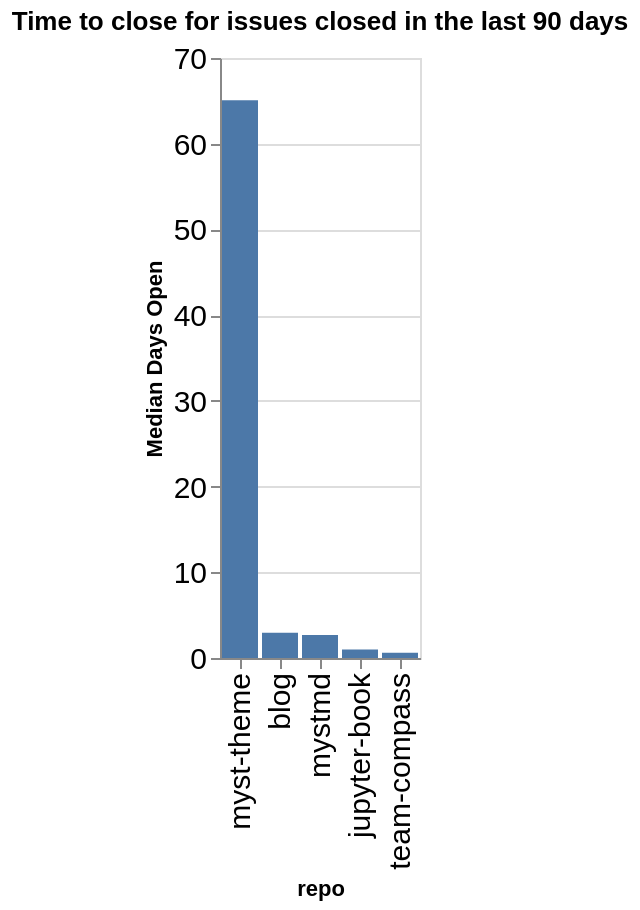

This figure's notebook cell:
### Code cell
time_open = closed.groupby(['org', 'repo']).agg({'time_open': 'median'}).reset_index()
time_open['time_open'] = time_open['time_open'] / (60 * 60 * 24)
time_open['org/repo'] = time_open.apply(lambda a: a['org'] + '/' + a['repo'], axis=1)
sorted_vals = time_open.sort_values(['org', 'time_open'], ascending=False)['repo'].values
alt.Chart(data=time_open, title=f"Time to close for issues closed in the last {n_days} days").mark_bar().encode(
    x=alt.X('repo', sort=alt.Sort(sorted_vals.tolist())),
    y=alt.Y('time_open', title="Median Days Open"),
)

### Figure 1 — Vega-Lite specification as saved in the notebook (floating-point values rounded to 4 significant figures)
{"config": {"axisLeft": {"labelFontSize": 15}, "axisBottom": {"labelFontSize": 15}}, "data": {"name": "data-1bc84466fceb3e242dda45c8d8bb4ccb"}, "mark": {"type": "bar"}, "encoding": {"x": {"field": "repo", "sort": ["myst-theme", "blog", "mystmd", "jupyter-book", "team-compass"], "type": "nominal"}, "y": {"field": "time_open", "title": "Median Days Open", "type": "quantitative"}}, "title": "Time to close for issues closed in the last 90 days", "$schema": "https://vega.github.io/schema/vega-lite/v5.20.1.json", "datasets": {"data-1bc84466fceb3e242dda45c8d8bb4ccb": [{"org": "jupyter-book", "repo": "blog", "time_open": 2.948, "org/repo": "jupyter-book/blog"}, {"org": "jupyter-book", "repo": "jupyter-book", "time_open": 0.9961, "org/repo": "jupyter-book/jupyter-book"}, {"org": "jupyter-book", "repo": "myst-theme", "time_open": 65.06, "org/repo": "jupyter-book/myst-theme"}, {"org": "jupyter-book", "repo": "mystmd", "time_open": 2.689, "org/repo": "jupyter-book/mystmd"}, {"org": "jupyter-book", "repo": "team-compass", "time_open": 0.6086, "org/repo": "jupyter-book/team-compass"}]}}
